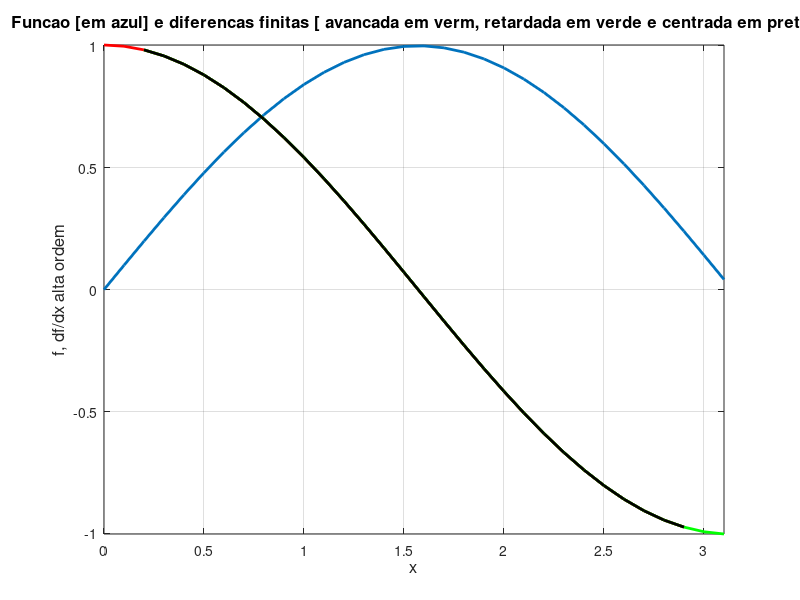
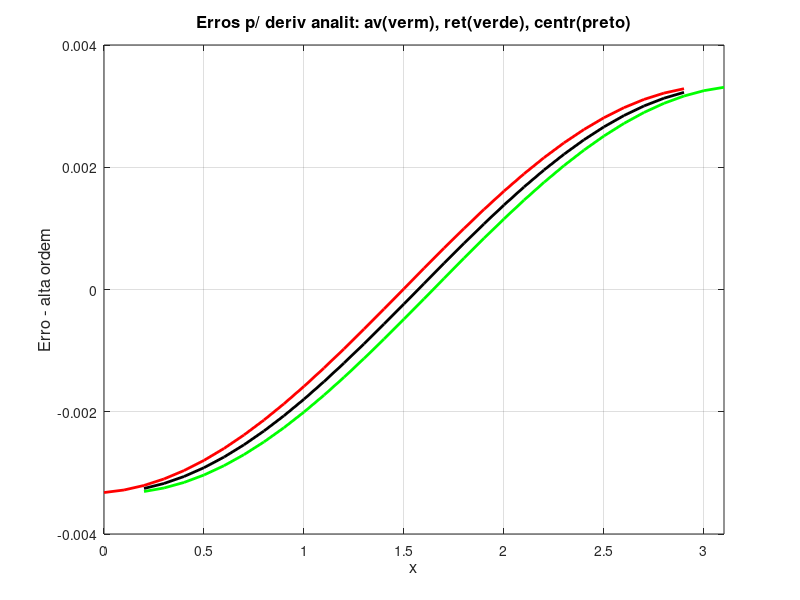

These figures' MATLAB source, in order:
% Exercicio 01.01 - calcular primeiras derivadas de f(x)=sin(x) através de fórmula analíticas
% e de diferencas finitas de 2a e 3a ordem.


clear all; close all;

% configurando os parametros gerais
dx = 0.1;
x = 0:dx:pi;
f = sin(x);

% calculo usando a formula analitica
deranalit = cos(x);
deranalit = deranalit';
% '

% definindo as matrizes que armazenarao as soluções discretas
jmax = size(x,2);
fava = zeros(jmax,1);            % avancada
fret = zeros(jmax,1);            % retardada
fcen = zeros(jmax,1);            % centrada

% calculos
fava(1:jmax-2) = ( -3*f(1:jmax-2) + 4*f(2:jmax-1) - f(3:jmax) ) / (2*dx);
fret(3:jmax)   = (  3*f(3:jmax) - 4*f(2:jmax-1) + f(1:jmax-2) ) / (2*dx);
fcen(3:jmax-2) = 2*( (f(4:jmax-1) - f(2:jmax-3)) / (2*dx) ) - (f(5:jmax) - f(1:jmax-4)) / (4*dx);

% plotar os dados calculados
figure(1);
plot(x,f,'LineWidth',2)
grid on
hold
plot(x(1:jmax-2),fava(1:jmax-2),'r','LineWidth',2)
plot(x(3:jmax),fret(3:jmax),'g','LineWidth',2)
plot(x(3:jmax-2),fcen(3:jmax-2),'k','LineWidth',2)
axis([x(1) x(jmax) -inf inf])
title('Funcao [em azul] e diferencas finitas [ avancada em verm, retardada em verde e centrada em preto]', 'fontsize', 12)
ylabel('f, df/dx alta ordem','fontsize',12)
xlabel('x','fontsize',12)

%% calcular as estatísticas de erro
% de forma simples, podemos calcular o erro apenas ao subtrair a solucao analitica
% da solucao discreta:

% definir matrizes de erro
erro_ava = zeros(jmax,1);            % avancada
erro_ret = zeros(jmax,1);            % retardada
erro_cen = zeros(jmax,1);            % centrada

% calcular erro de cada metodo
erro_ava(1:jmax-2) = deranalit(1:jmax-2) - fava(1:jmax-2);
erro_ret(3:jmax)   = deranalit(3:jmax) - fret(3:jmax);
erro_cen(3:jmax-2) = deranalit(3:jmax-2) - fcen(3:jmax-2);

% plotar o erro
figure(2)
plot(x(1:jmax-2),erro_ava(1:jmax-2),'r','LineWidth',2)
grid on
hold
plot(x(3:jmax),erro_ret(3:jmax),'g','LineWidth',2)
plot(x(3:jmax-2),erro_cen(3:jmax-2),'k','LineWidth',2)
axis([x(1) x(jmax) -0.004 0.004])
title('Erros p/ deriv analit: av(verm), ret(verde), centr(preto)','fontsize',12)
ylabel('Erro - alta ordem','fontsize',12)
xlabel('x','fontsize',12)
